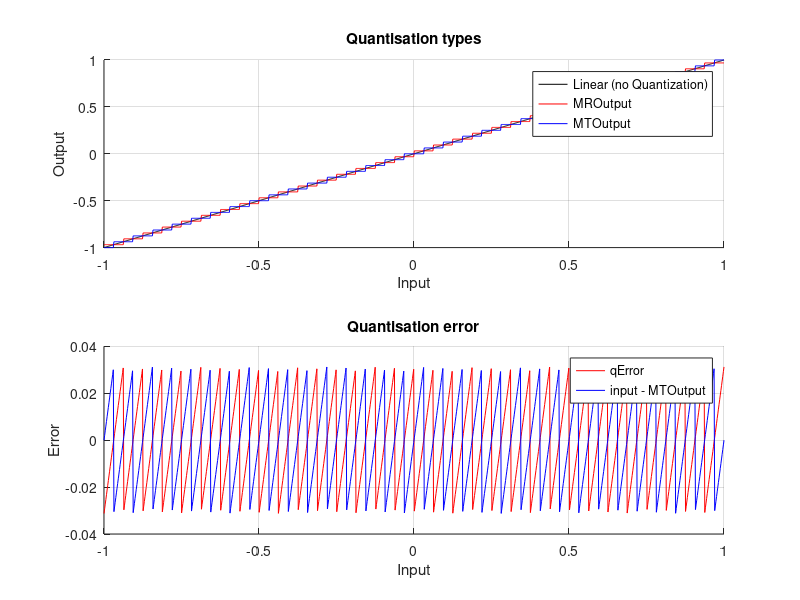

MATLAB code for this plot:
%% EGB242 Lab - Quantization
clear;
close all;
clc;

%% 1
% Possible input levels
xMax = 1;
xMin = -xMax;
pts = 1e3;

% Note: (Not a time vector)
input = linspace(xMin, xMax, pts);
%% 2
% Number of representable levels
n = 5;          % bits/sym
numLevs = 2^n;  % lvls/sym

%% 3
% Uniform level spacings
Delta = (xMax - xMin) / numLevs;

%% 4
% Quantizer levels  (MR - Mid-riser, MT - Mid-tread)
MR = xMin + Delta / 2:Delta:xMax;
MT = xMin:Delta:xMax;

% Good to remember here there may be a wasted level for MT as it has an odd
% number of levels

%% 5
% Find corresponding output values
MROutput = Delta * (floor(input / Delta) + 1 / 2);
MROutput(MROutput > MR(end)) = MR(end);

MTOutput = Delta * floor(input / Delta + 1 / 2);
% The signal's limits for MT
%is -9*delta/2 to 7*delta/2 whereas MR is -4*delta to 4 delta

%% 6
% View Input/Output relationship - Note how they cross zero
figure();
subplot(2,1,1);
hold on;

plot(input, input, 'k')
plot(input, MROutput, 'r')
plot(input, MTOutput, 'b')

legend('Linear (no Quantization)','MROutput','MTOutput', 'Location', 'Best');
grid on;
title('Quantisation types'); xlabel('Input'); ylabel('Output');
hold off;

%% 7
% Compare Input/Output
qErrorMR = input - MROutput;
qErrorMT = input - MTOutput;

%% 8
subplot(2,1,2);
hold on;

plot(input, qErrorMR, 'r')
plot(input, qErrorMT, 'b')

grid on;
title('Quantisation error'); xlabel('Input'); ylabel('Error');
legend('qError', 'input - MTOutput', 'Location', 'Best');
hold off;

%% 9
% Find Mean Squared Error
mseMR = mean(qErrorMR.^2);
mseMT = mean(qErrorMT.^2);

qNoise = Delta^2 / 12;
% Note output - MSE 2 bits = 0.0209, qNoise 2 bits = 0.0208
% Quantization noise (uniform quantizer) approx. (delta^2)/12
Psig = mean(input.^2);

SQNR = Psig / qNoise;
%% 10 Change 'bits' to 3 on line 16, highlight lines 6-66 and press F9

%% 11
% MSE 3 bits = 0.0052, qNoise 3 bits = 0.0052
% Approx change in quantization noise power when 1 bit is added - 
ratio = 0.0052 / 0.0208;

ratio_dB = 10 * log10(ratio);
%% 12
% In decibels - noise power change

% Approx -6dB -- For every additional bit in a quantizer, there is a 6dB
% improvement in SNR